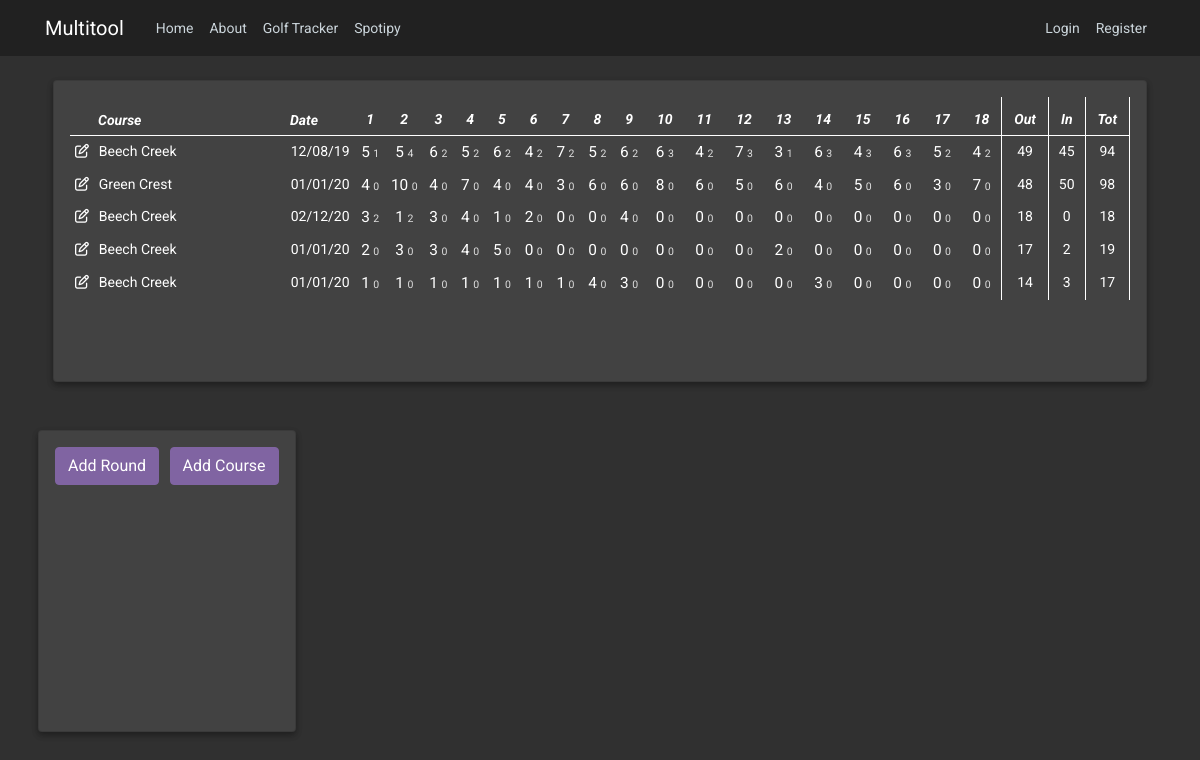
The page /golftracker on the database as committed earlier.
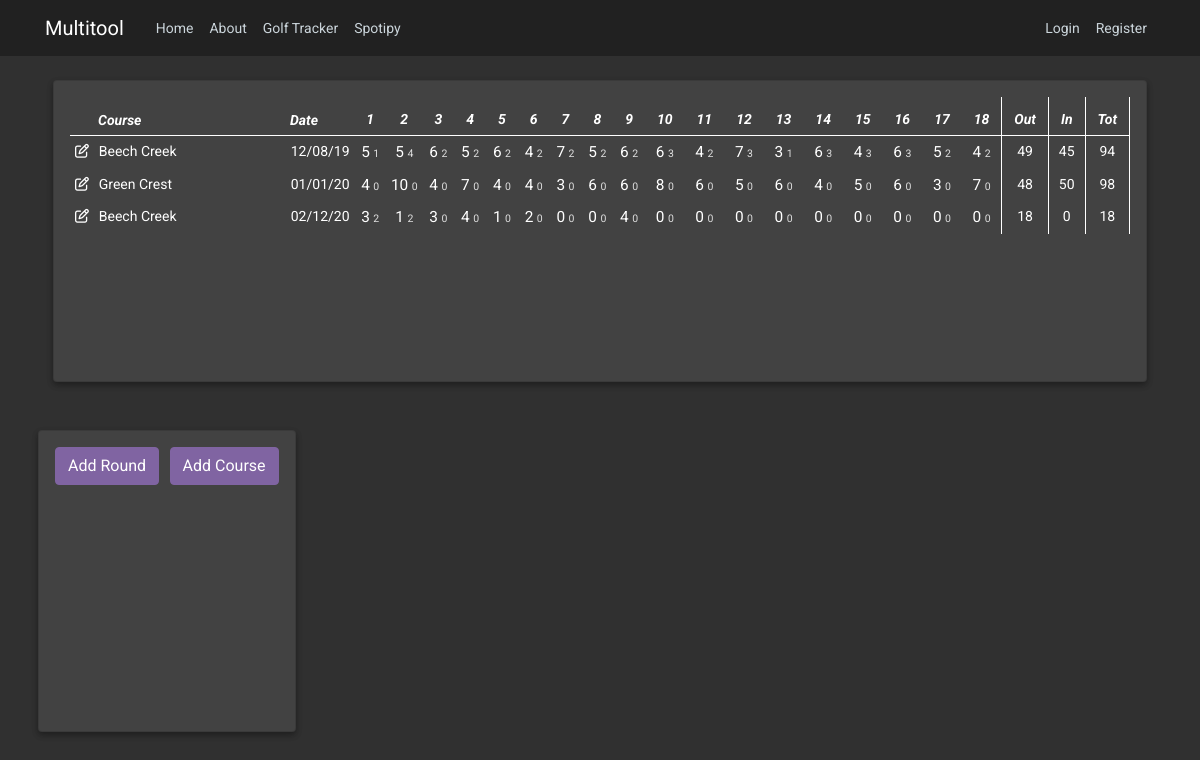
The same page on the database as committed later.
### multitool/models.py (models this page shows, shortened)
class Golf_Round(db.Model):
    id = db.Column(db.Integer, primary_key=True)
    description = db.Column(db.Text, nullable=False, default="N/A")
    date_played = db.Column(db.DateTime, default="N/A")
    h1Score = db.Column(db.Integer)
    h2Score = db.Column(db.Integer)
    h3Score = db.Column(db.Integer)
    h4Score = db.Column(db.Integer)
    h5Score = db.Column(db.Integer)
    h6Score = db.Column(db.Integer)
    h7Score = db.Column(db.Integer)
    h8Score = db.Column(db.Integer)
    h9Score = db.Column(db.Integer)
    h10Score = db.Column(db.Integer)
    h11Score = db.Column(db.Integer)
    h12Score = db.Column(db.Integer)
    h13Score = db.Column(db.Integer)
    h14Score = db.Column(db.Integer)
    h15Score = db.Column(db.Integer)
    h16Score = db.Column(db.Integer)
    h17Score = db.Column(db.Integer)
    h18Score = db.Column(db.Integer)
    h1Putt = db.Column(db.Integer)
    h2Putt = db.Column(db.Integer)
    h3Putt = db.Column(db.Integer)
    h4Putt = db.Column(db.Integer)
    h5Putt = db.Column(db.Integer)
    h6Putt = db.Column(db.Integer)
    h7Putt = db.Column(db.Integer)
    h8Putt = db.Column(db.Integer)
    h9Putt = db.Column(db.Integer)
    h10Putt = db.Column(db.Integer)
    h11Putt = db.Column(db.Integer)
    h12Putt = db.Column(db.Integer)
    h13Putt = db.Column(db.Integer)
    h14Putt = db.Column(db.Integer)
    h15Putt = db.Column(db.Integer)
    h16Putt = db.Column(db.Integer)
    h17Putt = db.Column(db.Integer)
    h18Putt = db.Column(db.Integer)
    frontScore = db.Column(db.Integer)
    backScore = db.Column(db.Integer)
    totalScore = db.Column(db.Integer)
    course_played = db.Column(db.Text, nullable=False)

### multitool/golf/routes.py (the view)
@golf.route("/golftracker")
def golftracker():
    golf_rounds = Golf_Round.query.all()
    golf_courses = Golf_Course.query.all()
    return render_template('golftracker.html', title='Golf Tracker', golf_rounds=golf_rounds, golf_courses=golf_courses)

### multitool/templates/golftracker.html (shortened to what this page needs)
{% extends "layout.html" %}
{% block content %}
    <div class="row">
        <div class="col-md-12">
            <div class="card dark-card mb-5 mx-2">
                <div class="card-content">
                    <table class="table golf-table">
                        <thead>
                          <tr>
                            <th style="width: 2%;"></th>
                            <th scope="col" style="text-align: left; padding: 0.25rem; width: 20%;">Course</th>
                            <th scope="col" style="text-align: left; padding: 0.25rem;">Date</th>
                            <th scope="col">1</th>
                            <th scope="col">2</th>
                            <th scope="col">3</th>
                            <th scope="col">4</th>
                            <th scope="col">5</th>
                            <th scope="col">6</th>
                            <th scope="col">7</th>
                            <th scope="col">8</th>
                            <th scope="col">9</th>
                            <th scope="col">10</th>
                            <th scope="col">11</th>
                            <th scope="col">12</th>
                            <th scope="col">13</th>
                            <th scope="col">14</th>
                            <th scope="col">15</th>
                            <th scope="col">16</th>
                            <th scope="col">17</th>
                            <th scope="col">18</th>
                            <th scope="col" width="2%" class="golf-table-bordered">Out</th>
                            <th scope="col" width="2%" class="golf-table-bordered">In</th>
                            <th scope="col" width="2%" class="golf-table-bordered">Tot</th>
                          </tr>
                        </thead>
                        <tbody>
                            {% for golf_round in golf_rounds %}
                                <tr>
                                    <td><i class="far fa-edit" data-toggle="modal" data-target="#addRoundModal" id="open-modal3" data-id="{{ golf_round.id }}"></i></td>
                                    <td style="text-align: left;">{{ golf_round.course_played }}</td>
                                    <td style="text-align: left;">{{ golf_round.date_played.strftime('%m/%d/%y') }}</td>
                                    <td><span class="cell-score">{{ golf_round.h1Score }}</span> <span class="cell-putt"> {{ golf_round.h1Putt }}</span></td>
                                    <td><span class="cell-score">{{ golf_round.h2Score }}</span> <span class="cell-putt"> {{ golf_round.h2Putt }}</span></td>
                                    <td><span class="cell-score">{{ golf_round.h3Score }}</span> <span class="cell-putt"> {{ golf_round.h3Putt }}</span></td>
                                    <td><span class="cell-score">{{ golf_round.h4Score }}</span> <span class="cell-putt"> {{ golf_round.h4Putt }}</span></td>
                                    <td><span class="cell-score">{{ golf_round.h5Score }}</span> <span class="cell-putt"> {{ golf_round.h5Putt }}</span></td>
                                    <td><span class="cell-score">{{ golf_round.h6Score }}</span> <span class="cell-putt"> {{ golf_round.h6Putt }}</span></td>
                                    <td><span class="cell-score">{{ golf_round.h7Score }}</span> <span class="cell-putt"> {{ golf_round.h7Putt }}</span></td>
                                    <td><span class="cell-score">{{ golf_round.h8Score }}</span> <span class="cell-putt"> {{ golf_round.h8Putt }}</span></td>
                                    <td><span class="cell-score">{{ golf_round.h9Score }}</span> <span class="cell-putt"> {{ golf_round.h9Putt }}</span></td>
                                    <td><span class="cell-score">{{ golf_round.h10Score }}</span> <span class="cell-putt"> {{ golf_round.h10Putt }}</span></td>
                                    <td><span class="cell-score">{{ golf_round.h11Score }}</span> <span class="cell-putt"> {{ golf_round.h11Putt }}</span></td>
                                    <td><span class="cell-score">{{ golf_round.h12Score }}</span> <span class="cell-putt"> {{ golf_round.h12Putt }}</span></td>
                                    <td><span class="cell-score">{{ golf_round.h13Score }}</span> <span class="cell-putt"> {{ golf_round.h13Putt }}</span></td>
                                    <td><span class="cell-score">{{ golf_round.h14Score }}</span> <span class="cell-putt"> {{ golf_round.h14Putt }}</span></td>
                                    <td><span class="cell-score">{{ golf_round.h15Score }}</span> <span class="cell-putt"> {{ golf_round.h15Putt }}</span></td>
                                    <td><span class="cell-score">{{ golf_round.h16Score }}</span> <span class="cell-putt"> {{ golf_round.h16Putt }}</span></td>
                                    <td><span class="cell-score">{{ golf_round.h17Score }}</span> <span class="cell-putt"> {{ golf_round.h17Putt }}</span></td>
                                    <td><span class="cell-score">{{ golf_round.h18Score }}</span> <span class="cell-putt"> {{ golf_round.h18Putt }}</span></td>
                                    <td class="golf-table-bordered">{{ golf_round.frontScore }}</td>
                                    <td class="golf-table-bordered">{{ golf_round.backScore }}</td>
                                    <td class="golf-table-bordered">{{ golf_round.totalScore }}</td>
                                </tr>
                            {% endfor %}
                        </tbody>
                      </table>
                </div>
            </div>
        </div>
            <div class="card dark-card mb-5 mx-2">
                <div class="row card-content">
                    <div class="col-md-12">
                        <span style="padding-right: 0.5em;"><button type="button" class="btn btn-primary" data-toggle="modal" data-target="#addRoundModal" id="open-modal">Add Round</button></span>
                        <span><button type="button" class="btn btn-primary" data-toggle="modal" data-target="#addCourseModal" id="open-modal2">Add Course</button></span>
                    </div>
                </div>
            </div>
    </div>
{% endblock content %}

### multitool/templates/layout.html (shortened to what this page needs)
<!DOCTYPE html>
<html>
<head>
    <link rel="stylesheet" href="https://maxcdn.bootstrapcdn.com/bootstrap/4.0.0/css/bootstrap.min.css">
    <link rel="stylesheet" type="text/css" href="{{ url_for('static', filename='main.css') }}">
</head>
<body>
    <header class="site-header">
      <nav class="navbar navbar-expand-md navbar-dark bg-steel fixed-top">
        <div class="container">
          <a class="navbar-brand mr-4" href="/">Multitool</a>
          <div class="collapse navbar-collapse" id="navbarToggle">
            <div class="navbar-nav mr-auto">
              <a class="nav-item nav-link" href="{{ url_for('main.home') }}">Home</a>
              <a class="nav-item nav-link" href="{{ url_for('main.about') }}">About</a>
              <a class="nav-item nav-link" href="{{ url_for('golf.golftracker') }}">Golf Tracker</a>
              <a class="nav-item nav-link" href="{{ url_for('music.spotipy') }}">Spotipy</a>
            </div>
            <div class="navbar-nav">
              {% if current_user.is_authenticated %}
                <a class="nav-item nav-link" href="{{ url_for('users.account') }}">Account</a>
                <a class="nav-item nav-link" href="{{ url_for('users.logout') }}">Logout</a>
              {% else %}
                <a class="nav-item nav-link" href="{{ url_for('users.login') }}">Login</a>
                <a class="nav-item nav-link" href="{{ url_for('users.register') }}">Register</a>
              {% endif %}
            </div>
          </div>
        </div>
      </nav>
    </header>
    <main role="main" class="container">
          {% block content %}{% endblock %}
    </main>
</body>
</html>

### multitool/static/main.css (style rules this page uses)
body { font-family: 'Roboto', sans-serif; font-size: 14px; background: #303030; color: #ffffff; margin-top: 5rem; }
.bg-steel { background-color: #212121 ; }
.site-header .navbar-nav .nav-link { color: #cbd5db; }
.btn-primary, .btn-primary:visited, .btn-primary:focus { background-color: #8064A2 !important; border-color: #8064A2 !important; box-shadow: 0 0 0 0 black !important; }
.dark-card { background: #424242; box-shadow: 0 3px 6px rgba(0,0,0,0.16), 0 3px 6px rgba(0,0,0,0.23); }
.card-content { min-height: 300px; color: #ffffff; -webkit-box-flex: 1; -ms-flex: 1 1 auto; flex: 1 1 auto; padding: 1rem; }
.table td { border-top: none; }
.table th { border-top: none; }
.table thead th { vertical-align: bottom; padding-bottom: 5px; border-bottom: 1px solid #fff; }
.golf-table th { text-align: center; font-style: italic; }
.golf-table td { padding: 0.3rem !important; text-align: center; white-space: nowrap; }
.golf-table-bordered { border-right: 1px solid #fff; border-left: 1px solid #fff; }
.cell-score { font-size: 1.1em; }
.cell-putt { color: #DFDFDF; font-size: 0.75em; }

Rows that differ between the two databases and show on the page:
removed Golf_Round: course_played "Beech Creek", date_played "01/01/20", h1Score "2", h1Putt "0", h2Score "3", h2Putt "0", h3Score "3", h3Putt "0", h4Score "4", h4Putt "0", h5Score "5", h5Putt "0", h6Score "0", h6Putt "0", h7Score "0", h7Putt "0", h8Score "0", h8Putt "0", h9Score "0", h9Putt "0", h10Score "0", h10Putt "0", h11Score "0", h11Putt "0", h12Score "0", h12Putt "0", h13Score "2", h13Putt "0", h14Score "0", h14Putt "0", h15Score "0", h15Putt "0", h16Score "0", h16Putt "0", h17Score "0", h17Putt "0", h18Score "0", h18Putt "0", frontScore "17", backScore "2", totalScore "19"
removed Golf_Round: course_played "Beech Creek", date_played "01/01/20", h1Score "1", h1Putt "0", h2Score "1", h2Putt "0", h3Score "1", h3Putt "0", h4Score "1", h4Putt "0", h5Score "1", h5Putt "0", h6Score "1", h6Putt "0", h7Score "1", h7Putt "0", h8Score "4", h8Putt "0", h9Score "3", h9Putt "0", h10Score "0", h10Putt "0", h11Score "0", h11Putt "0", h12Score "0", h12Putt "0", h13Score "0", h13Putt "0", h14Score "3", h14Putt "0", h15Score "0", h15Putt "0", h16Score "0", h16Putt "0", h17Score "0", h17Putt "0", h18Score "0", h18Putt "0", frontScore "14", backScore "3", totalScore "17"
